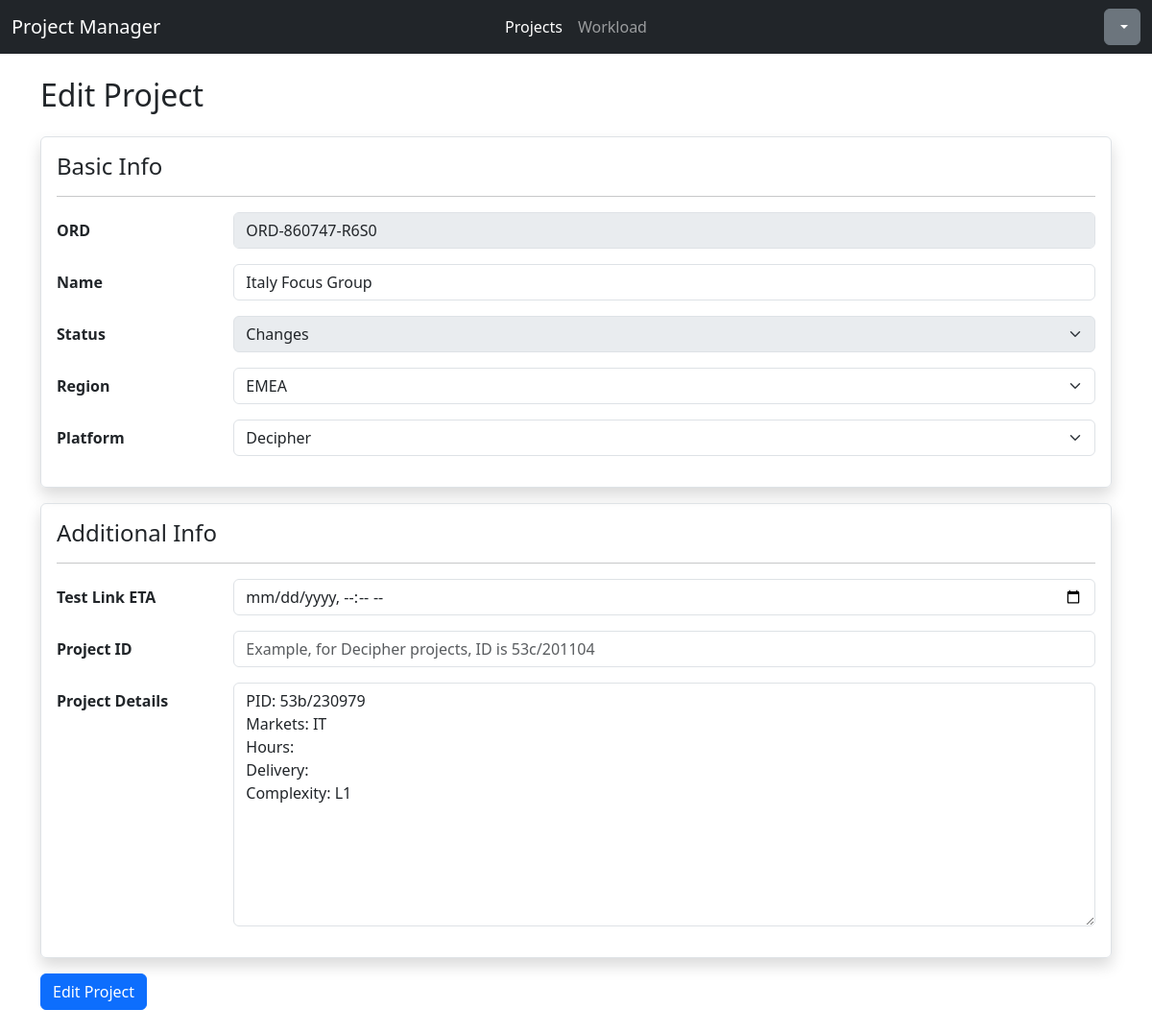
The page /projects/edit/LUFLKF on the database its author committed.
### api/models.py (models this page shows, shortened)
class Project(models.Model):
    STATUS_CHOICES = [
     ("Headsup","Headsup"),
     ("Programming","Programming"),
     ("Changes","Changes"),
     ("Live", "Live"),
     ("Closed", "Closed")
    ]
    REGION_CHOICES = [
      ("APAC","APAC"),
      ("EMEA","EMEA"),
      ("NA","NA")
    ]
    PLATFORM_CHOICES = [
      ("Decipher", "Decipher"),
      ("CMIX","CMIX"),
      ("Confirmit","Confirmit")
    ]
    __original_eta = None
    code = models.SlugField(max_length=8, default=generate_unique_code, unique=True)
    ord = models.CharField(max_length=15, unique=True, validators=[RegexValidator(regex="^ORD-[0-9]{6}-[0-9A-Z]{4}$", message="Please enter the ORD in ORD-XXXXX-XXXX format.")])
    project_name = models.CharField(max_length=200)
    status = models.CharField(max_length=20, default="Headsup", choices=STATUS_CHOICES)
    created_date = models.DateField(auto_now_add=True)
    region = models.CharField(max_length=10, blank=True, choices=REGION_CHOICES)
    pid = models.CharField(max_length=20, blank=True)
    platform = models.CharField(max_length=15, default="Decipher", choices=PLATFORM_CHOICES)
    eta = models.DateTimeField(null=True,blank=True)
    details = models.TextField(max_length=255, blank=True)
    def __init__(self, *args, **kwargs):
        super().__init__(*args, **kwargs)
        self.__original_eta = self.eta

### testfront/views.py (the view, shortened to what this page needs)
# urls.py: path('edit/<project_code>', views.projectedit, name="projectedit"),
def projectedit(request, project_code):
    editproj =get_object_or_404(Project, code=project_code)
    if request.method == "GET":
        form = ProjectForm(instance = editproj, method="edit")
        return render(request, "testfront/formproject.html", {
            "form": form,
            "formText": "Edit"
        })

### testfront/templates/testfront/formproject.html (shortened to what this page needs)
{% extends "base.html" %}
{% load static %}
{% block css %} {% static "css/index.css" %} {% endblock %}
{% block body %}
<h2>{{formText}} Project</h2>
<form class="my-4" method="POST" novalidate>
  <fieldset class="border p-3 rounded shadow">
    <h4>Basic Info</h4>
    <hr />
    <div class="row mb-3">
      <label for="{{ form.ord.id_for_label }}" class="col-form-label fw-bold col-sm-2"
        >ORD</label
      >
      <div class="col-sm-10">
        {{ form.ord }}
      </div>
    </div>
    <div class="row mb-3">
      <label
        for="{{ form.project_name.id_for_label }}"
        class="form-label fw-bold col-form-label col-sm-2"
        >Name</label
      >
      <div class="col-sm-10">
        {{ form.project_name }}
      </div>
    </div>
    <div class="row mb-3">
      <label for="{{ form.status.id_for_label }}" class="col-form-label fw-bold col-sm-2"
        >Status</label
      >
      <div class="col-sm-10">
        {{ form.status }}
      </div>
    </div>
    <div class="row mb-3">
      <label for="{{ form.region.id_for_label }}" class="col-form-label fw-bold col-sm-2"
        >Region</label
      >
      <div class="col-sm-10">
        {{ form.region }}
      </div>
    </div>
    <div class="row mb-3">
        <label for="{{ form.platform.id_for_label }}" class="col-form-label fw-bold col-sm-2"
          >Platform</label
        >
        <div class="col-sm-10">
          {{ form.platform }}
        </div>
      </div>
  </fieldset>
  <fieldset class="my-3 border p-3 rounded shadow">
    <h4>Additional Info</h4>
    <hr/>
    <div class="row mb-3">
      <label for="{{ form.eta.id_for_label }}" class="col-form-label fw-bold col-sm-2"
        >Test Link ETA</label
      >
      <div class="col-sm-10">
        {{ form.eta }}
      </div>
    </div>
    <div class="row mb-3">
        <label for="{{ form.pid.id_for_label }}" class="col-form-label fw-bold col-sm-2"
            >Project ID</label
        >
        <div class="col-sm-10">
            {{ form.pid }}
        </div>
    </div>
    <div class="row mb-3">
        <label for="{{ form.details.id_for_label }}" class="col-form-label fw-bold col-sm-2"
            >Project Details</label
        >
        <div class="col-sm-10">
          {{ form.details }}
        </div>
    </div>
  </fieldset>
  <button type="submit" class="btn btn-primary">{{formText}} Project</button>
</form>
{% endblock %}

### rows shown on the page
Project: ord "ORD-860747-R6S0", project_name "Italy Focus Group", status "Changes", region "EMEA", platform "Decipher", details "PID: 53b/230979 Markets: IT Hours: Delivery: Complexity: L1"
